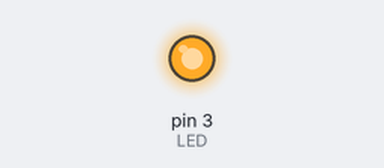
Bench run of a sketch on a simulated Arduino Uno, built for the host (arithmetic inside an expression is 32-bit, double 64-bit). Shown: output pins drawn as LEDs (lit = HIGH).

Above: at 0.1 s.
Timing chart, 0 to 1.6 s (numbered marks = the images above):
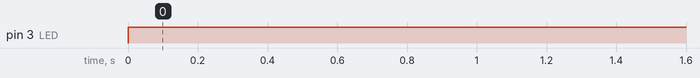

Measured:
- by itself, pin 3 (LED): LOW → HIGH at 0.00 s

The sketch:

15-Power_Management.ino
```cpp
/*
* Learning AVR with Arduino
* Lesson: Power Management, Sleep
* Author: Morgan
* Date: 12/August/2020
* IDE: Arduino 1.8.13
*
* press button switch to wake cpu up.
*
*/

#include<avr/io.h>
#include<avr/interrupt.h>
#include<util/delay.h>
#define F_CPU 16000000UL

#define sleep() __asm__ __volatile__ ("sleep")    // sleep CPU

void power_down_setup(){
  SMCR = 0;                         // clear SMCR
  SMCR = (1<<SM1);                  // set Power_Down mode
  SMCR |= (1<<SE);                  // enable sleep
}

void BOD_disable(){
  MCUCR = (1<<BODS)|(1<<BODSE);     // both BODS and BODSE must be set to 1 before change BOD setting
  MCUCR = (1<<BODSE);               // disable BOD
}

void ADC_disable(){
  ADCSRA = 0;                       // disable ADC convert
  ACSR = (1<<ACD);                  // disable comparator
}

void ext_interrupt0_setup(){
  cli();                            // disable interrupt
  EICRA = 0;                        // Low level if INT0 generates an interrupt request
  EIMSK = (1<<INT0);                // external interrupt request 0 enable
  sei();                            // enable interrupt
}

void power_reduction_all(){
  PRR = 0xFF;                       // power reduction
}

void pin_setup(){
  DDRD &= ~(1<<PD2);                // set PORTD2/INT0 as input
  DDRD |= (1<<PD3);                 // set PORTD3 as output
  PORTD &= ~(1<<PD3);               // set PORTD3 as Low
}

ISR(INT0_vect){
  SMCR &= ~(1<<SE);                 // disable sleep
}

int main(){
  pin_setup();
  ext_interrupt0_setup();

  while(1){
    PORTD |= (1<<PD3);              // turn on LED
    _delay_ms(200);                 // delay 200 ms
    cli();                          // disable interrupt
    ADC_disable();                  // disable ADC convert
    power_reduction_all();          // power reduction
    power_down_setup();             // set power down mode
    BOD_disable();                  // disable BOD
    PORTD &= ~(1<<PD3);             // turn off LED
    sei();                          // enable interrupt
    sleep();                        // CPU sleep
  }
}
```
